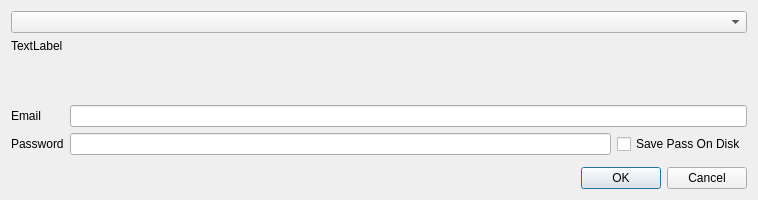
<?xml version="1.0" encoding="UTF-8"?>
<ui version="4.0">
 <class>EnterLicenseDialog</class>
 <widget class="QDialog" name="EnterLicenseDialog">
  <property name="geometry">
   <rect>
    <x>0</x>
    <y>0</y>
    <width>758</width>
    <height>200</height>
   </rect>
  </property>
  <property name="windowTitle">
   <string>Please enter credentials</string>
  </property>
  <property name="windowIcon">
   <iconset resource="engine.qrc">
    <normaloff>:/engine/images/Logo.png</normaloff>:/engine/images/Logo.png</iconset>
  </property>
  <layout class="QVBoxLayout" name="verticalLayout">
   <item>
    <layout class="QHBoxLayout" name="horizontalLayout">
     <property name="topMargin">
      <number>0</number>
     </property>
     <item>
      <widget class="QWidget" name="widget" native="true">
       <property name="maximumSize">
        <size>
         <width>9999</width>
         <height>150</height>
        </size>
       </property>
       <layout class="QVBoxLayout" name="verticalLayout_2">
        <property name="spacing">
         <number>6</number>
        </property>
        <property name="leftMargin">
         <number>0</number>
        </property>
        <property name="topMargin">
         <number>0</number>
        </property>
        <property name="rightMargin">
         <number>0</number>
        </property>
        <property name="bottomMargin">
         <number>6</number>
        </property>
        <item>
         <widget class="QComboBox" name="ScriptIdCombo"/>
        </item>
        <item>
         <widget class="QLabel" name="ScriptDescriptionLabel">
          <property name="text">
           <string>TextLabel</string>
          </property>
          <property name="alignment">
           <set>Qt::AlignLeading|Qt::AlignLeft|Qt::AlignTop</set>
          </property>
          <property name="wordWrap">
           <bool>true</bool>
          </property>
         </widget>
        </item>
        <item>
         <spacer name="verticalSpacer">
          <property name="orientation">
           <enum>Qt::Vertical</enum>
          </property>
          <property name="sizeHint" stdset="0">
           <size>
            <width>20</width>
            <height>40</height>
           </size>
          </property>
         </spacer>
        </item>
        <item>
         <layout class="QFormLayout" name="formLayout">
          <property name="fieldGrowthPolicy">
           <enum>QFormLayout::AllNonFixedFieldsGrow</enum>
          </property>
          <item row="0" column="0">
           <widget class="QLabel" name="label">
            <property name="text">
             <string>Email</string>
            </property>
           </widget>
          </item>
          <item row="0" column="1">
           <widget class="QLineEdit" name="lineEdit">
            <property name="text">
             <string/>
            </property>
           </widget>
          </item>
          <item row="1" column="1">
           <layout class="QHBoxLayout" name="horizontalLayout_2">
            <property name="topMargin">
             <number>0</number>
            </property>
            <item>
             <widget class="QLineEdit" name="lineEdit_2">
              <property name="inputMask">
               <string/>
              </property>
              <property name="text">
               <string/>
              </property>
              <property name="echoMode">
               <enum>QLineEdit::Password</enum>
              </property>
             </widget>
            </item>
            <item>
             <widget class="QCheckBox" name="checkBox">
              <property name="text">
               <string>Save Pass On Disk</string>
              </property>
             </widget>
            </item>
           </layout>
          </item>
          <item row="1" column="0">
           <widget class="QLabel" name="label_2">
            <property name="text">
             <string>Password</string>
            </property>
           </widget>
          </item>
         </layout>
        </item>
       </layout>
      </widget>
     </item>
    </layout>
   </item>
   <item>
    <widget class="QDialogButtonBox" name="buttonBox">
     <property name="orientation">
      <enum>Qt::Horizontal</enum>
     </property>
     <property name="standardButtons">
      <set>QDialogButtonBox::Cancel|QDialogButtonBox::Ok</set>
     </property>
    </widget>
   </item>
  </layout>
 </widget>
 <resources>
  <include location="engine.qrc"/>
 </resources>
 <connections>
  <connection>
   <sender>buttonBox</sender>
   <signal>accepted()</signal>
   <receiver>EnterLicenseDialog</receiver>
   <slot>accept()</slot>
   <hints>
    <hint type="sourcelabel">
     <x>248</x>
     <y>254</y>
    </hint>
    <hint type="destinationlabel">
     <x>157</x>
     <y>274</y>
    </hint>
   </hints>
  </connection>
  <connection>
   <sender>buttonBox</sender>
   <signal>rejected()</signal>
   <receiver>EnterLicenseDialog</receiver>
   <slot>reject()</slot>
   <hints>
    <hint type="sourcelabel">
     <x>316</x>
     <y>260</y>
    </hint>
    <hint type="destinationlabel">
     <x>286</x>
     <y>274</y>
    </hint>
   </hints>
  </connection>
 </connections>
</ui>
